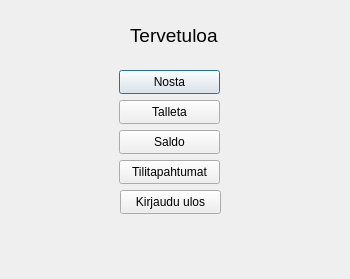
<?xml version="1.0" encoding="UTF-8"?>
<ui version="4.0">
 <class>mainMenu</class>
 <widget class="QDialog" name="mainMenu">
  <property name="geometry">
   <rect>
    <x>0</x>
    <y>0</y>
    <width>350</width>
    <height>279</height>
   </rect>
  </property>
  <property name="windowTitle">
   <string>Dialog</string>
  </property>
  <widget class="QPushButton" name="buttonWithdraw">
   <property name="geometry">
    <rect>
     <x>119</x>
     <y>70</y>
     <width>101</width>
     <height>24</height>
    </rect>
   </property>
   <property name="text">
    <string>Nosta</string>
   </property>
  </widget>
  <widget class="QLabel" name="mainMenuWelcomeText">
   <property name="geometry">
    <rect>
     <x>130</x>
     <y>20</y>
     <width>121</width>
     <height>31</height>
    </rect>
   </property>
   <property name="font">
    <font>
     <pointsize>14</pointsize>
    </font>
   </property>
   <property name="text">
    <string>Tervetuloa</string>
   </property>
  </widget>
  <widget class="QPushButton" name="buttonDeposit">
   <property name="geometry">
    <rect>
     <x>119</x>
     <y>100</y>
     <width>101</width>
     <height>24</height>
    </rect>
   </property>
   <property name="text">
    <string>Talleta</string>
   </property>
  </widget>
  <widget class="QPushButton" name="buttonBalance">
   <property name="geometry">
    <rect>
     <x>119</x>
     <y>130</y>
     <width>101</width>
     <height>24</height>
    </rect>
   </property>
   <property name="text">
    <string>Saldo</string>
   </property>
  </widget>
  <widget class="QPushButton" name="buttonTransactions">
   <property name="geometry">
    <rect>
     <x>119</x>
     <y>160</y>
     <width>101</width>
     <height>24</height>
    </rect>
   </property>
   <property name="text">
    <string>Tilitapahtumat</string>
   </property>
  </widget>
  <widget class="QPushButton" name="btnLogout">
   <property name="geometry">
    <rect>
     <x>120</x>
     <y>190</y>
     <width>101</width>
     <height>24</height>
    </rect>
   </property>
   <property name="text">
    <string>Kirjaudu ulos</string>
   </property>
  </widget>
 </widget>
 <resources/>
 <connections/>
</ui>
